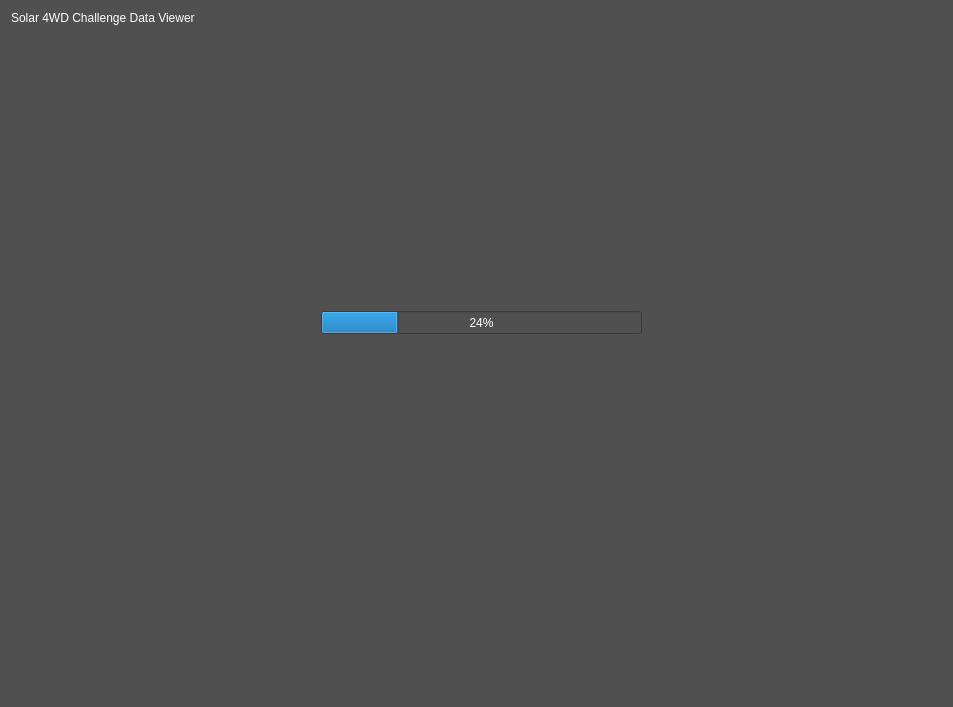
<?xml version="1.0" encoding="UTF-8"?>
<ui version="4.0">
 <class>MainWindow</class>
 <widget class="QMainWindow" name="MainWindow">
  <property name="geometry">
   <rect>
    <x>0</x>
    <y>0</y>
    <width>953</width>
    <height>707</height>
   </rect>
  </property>
  <property name="sizePolicy">
   <sizepolicy hsizetype="Expanding" vsizetype="Expanding">
    <horstretch>0</horstretch>
    <verstretch>0</verstretch>
   </sizepolicy>
  </property>
  <property name="windowTitle">
   <string>Solar Desert Challenge Charting</string>
  </property>
  <property name="styleSheet">
   <string notr="true">background-color: rgb(80, 80, 80);</string>
  </property>
  <widget class="QWidget" name="centralWidget">
   <layout class="QVBoxLayout" name="verticalLayout">
    <item>
     <widget class="QLabel" name="titleLabel">
      <property name="styleSheet">
       <string notr="true">color: rgb(255, 255, 255);
font: 87 12pt &quot;Arial&quot;;</string>
      </property>
      <property name="text">
       <string>Solar 4WD Challenge Data Viewer</string>
      </property>
     </widget>
    </item>
    <item>
     <widget class="QStackedWidget" name="stackedWidget">
      <widget class="QWidget" name="syncPage">
       <widget class="QProgressBar" name="progressBar">
        <property name="geometry">
         <rect>
          <x>310</x>
          <y>280</y>
          <width>321</width>
          <height>23</height>
         </rect>
        </property>
        <property name="styleSheet">
         <string notr="true">color: rgb(255, 255, 255);</string>
        </property>
        <property name="value">
         <number>24</number>
        </property>
       </widget>
      </widget>
      <widget class="QWidget" name="sessionChooserPage">
       <layout class="QHBoxLayout" name="horizontalLayout_2">
        <item>
         <widget class="QListWidget" name="listWidget">
          <property name="styleSheet">
           <string notr="true">color: rgb(255, 255, 255);</string>
          </property>
         </widget>
        </item>
       </layout>
      </widget>
      <widget class="QWidget" name="plotPage">
       <layout class="QHBoxLayout" name="horizontalLayout">
        <item>
         <widget class="TgChart" name="customPlot" native="true">
          <property name="sizePolicy">
           <sizepolicy hsizetype="Ignored" vsizetype="Ignored">
            <horstretch>0</horstretch>
            <verstretch>0</verstretch>
           </sizepolicy>
          </property>
         </widget>
        </item>
       </layout>
      </widget>
     </widget>
    </item>
   </layout>
  </widget>
 </widget>
 <layoutdefault spacing="6" margin="11"/>
 <customwidgets>
  <customwidget>
   <class>TgChart</class>
   <extends>QWidget</extends>
   <header>tgchart.h</header>
   <container>1</container>
  </customwidget>
 </customwidgets>
 <resources/>
 <connections/>
</ui>
